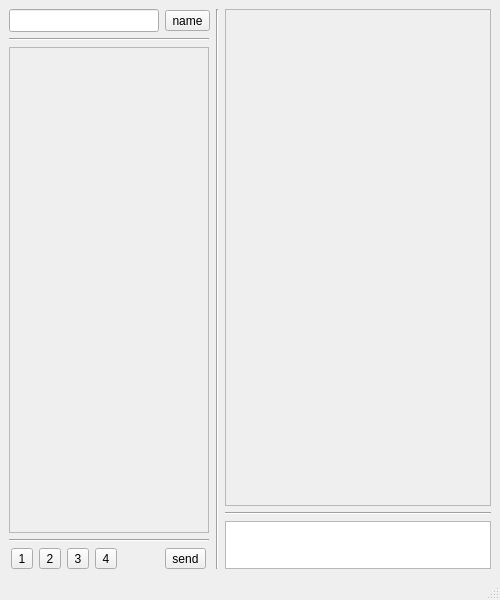
<?xml version="1.0" encoding="UTF-8"?>
<ui version="4.0">
 <author>Maxim</author>
 <class>MainWindow</class>
 <widget class="QMainWindow" name="MainWindow">
  <property name="geometry">
   <rect>
    <x>0</x>
    <y>0</y>
    <width>500</width>
    <height>600</height>
   </rect>
  </property>
  <property name="windowTitle">
   <string>HUB messager</string>
  </property>
  <widget class="QWidget" name="centralwidget">
   <layout class="QHBoxLayout" name="horizontalLayout_4">
    <item>
     <layout class="QVBoxLayout" name="verticalLayout_left">
      <item>
       <layout class="QHBoxLayout" name="nameLayout">
        <item>
         <widget class="QLineEdit" name="nameEdit">
          <property name="maximumSize">
           <size>
            <width>150</width>
            <height>16777215</height>
           </size>
          </property>
          <property name="font">
           <font>
            <pointsize>10</pointsize>
           </font>
          </property>
         </widget>
        </item>
        <item>
         <widget class="QToolButton" name="nameButton">
          <property name="sizePolicy">
           <sizepolicy hsizetype="Minimum" vsizetype="Fixed">
            <horstretch>0</horstretch>
            <verstretch>0</verstretch>
           </sizepolicy>
          </property>
          <property name="maximumSize">
           <size>
            <width>45</width>
            <height>16777215</height>
           </size>
          </property>
          <property name="text">
           <string>name</string>
          </property>
         </widget>
        </item>
       </layout>
      </item>
      <item>
       <widget class="Line" name="line_left_up">
        <property name="maximumSize">
         <size>
          <width>200</width>
          <height>16777215</height>
         </size>
        </property>
        <property name="orientation">
         <enum>Qt::Horizontal</enum>
        </property>
       </widget>
      </item>
      <item>
       <widget class="QScrollArea" name="scrollListUser">
        <property name="maximumSize">
         <size>
          <width>200</width>
          <height>16777215</height>
         </size>
        </property>
        <property name="widgetResizable">
         <bool>true</bool>
        </property>
        <widget class="QWidget" name="scrollAreaWidgetContents">
         <property name="geometry">
          <rect>
           <x>0</x>
           <y>0</y>
           <width>198</width>
           <height>476</height>
          </rect>
         </property>
         <layout class="QVBoxLayout" name="verticalLayout_2">
          <item>
           <layout class="QVBoxLayout" name="listUser">
            <property name="spacing">
             <number>0</number>
            </property>
            <property name="sizeConstraint">
             <enum>QLayout::SetDefaultConstraint</enum>
            </property>
           </layout>
          </item>
          <item>
           <spacer name="verticalSpacer">
            <property name="orientation">
             <enum>Qt::Vertical</enum>
            </property>
            <property name="sizeHint" stdset="0">
             <size>
              <width>20</width>
              <height>40</height>
             </size>
            </property>
           </spacer>
          </item>
         </layout>
        </widget>
       </widget>
      </item>
      <item>
       <widget class="Line" name="line_left_down">
        <property name="maximumSize">
         <size>
          <width>200</width>
          <height>16777215</height>
         </size>
        </property>
        <property name="orientation">
         <enum>Qt::Horizontal</enum>
        </property>
       </widget>
      </item>
      <item>
       <layout class="QHBoxLayout" name="horizontalLayout_panel">
        <item>
         <layout class="QHBoxLayout" name="horizontalLayout_buttons">
          <item>
           <widget class="QToolButton" name="btn_1">
            <property name="minimumSize">
             <size>
              <width>22</width>
              <height>0</height>
             </size>
            </property>
            <property name="text">
             <string>1</string>
            </property>
           </widget>
          </item>
          <item>
           <widget class="QToolButton" name="btn_2">
            <property name="minimumSize">
             <size>
              <width>22</width>
              <height>0</height>
             </size>
            </property>
            <property name="text">
             <string>2</string>
            </property>
           </widget>
          </item>
          <item>
           <widget class="QToolButton" name="btn_3">
            <property name="minimumSize">
             <size>
              <width>22</width>
              <height>0</height>
             </size>
            </property>
            <property name="text">
             <string>3</string>
            </property>
           </widget>
          </item>
          <item>
           <widget class="QToolButton" name="btn_4">
            <property name="minimumSize">
             <size>
              <width>22</width>
              <height>0</height>
             </size>
            </property>
            <property name="text">
             <string>4</string>
            </property>
           </widget>
          </item>
         </layout>
        </item>
        <item>
         <spacer name="horizontalSpacer">
          <property name="orientation">
           <enum>Qt::Horizontal</enum>
          </property>
          <property name="sizeType">
           <enum>QSizePolicy::Maximum</enum>
          </property>
          <property name="sizeHint" stdset="0">
           <size>
            <width>40</width>
            <height>20</height>
           </size>
          </property>
         </spacer>
        </item>
        <item>
         <widget class="QToolButton" name="sendButton">
          <property name="text">
           <string>send</string>
          </property>
         </widget>
        </item>
       </layout>
      </item>
     </layout>
    </item>
    <item>
     <widget class="Line" name="line_vertical">
      <property name="orientation">
       <enum>Qt::Vertical</enum>
      </property>
     </widget>
    </item>
    <item>
     <layout class="QVBoxLayout" name="verticalLayout_right">
      <item>
       <widget class="QScrollArea" name="scrollListMessages">
        <property name="widgetResizable">
         <bool>true</bool>
        </property>
        <widget class="QWidget" name="scrollAreaWidgetContents_2">
         <property name="geometry">
          <rect>
           <x>0</x>
           <y>0</y>
           <width>254</width>
           <height>494</height>
          </rect>
         </property>
         <layout class="QVBoxLayout" name="verticalLayout">
          <item>
           <layout class="QVBoxLayout" name="listMessage">
            <property name="spacing">
             <number>0</number>
            </property>
           </layout>
          </item>
          <item>
           <spacer name="verticalSpacer_2">
            <property name="orientation">
             <enum>Qt::Vertical</enum>
            </property>
            <property name="sizeHint" stdset="0">
             <size>
              <width>20</width>
              <height>40</height>
             </size>
            </property>
           </spacer>
          </item>
         </layout>
        </widget>
       </widget>
      </item>
      <item>
       <widget class="Line" name="line_right">
        <property name="orientation">
         <enum>Qt::Horizontal</enum>
        </property>
       </widget>
      </item>
      <item>
       <widget class="QTextEdit" name="textEdit">
        <property name="maximumSize">
         <size>
          <width>16777215</width>
          <height>48</height>
         </size>
        </property>
        <property name="font">
         <font>
          <pointsize>10</pointsize>
         </font>
        </property>
       </widget>
      </item>
     </layout>
    </item>
   </layout>
  </widget>
  <widget class="QStatusBar" name="statusbar"/>
 </widget>
 <connections/>
</ui>
